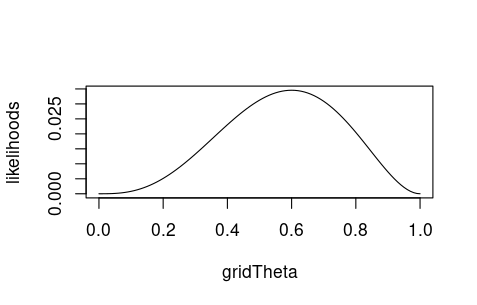

The R source for this figure:
setwd("~/Desktop/GithubIO/joanpaak.github.io-main/blathers/NormaaliUskotattavuus/")

y = c(1, 0, 1, 1, 0) 

likelihood = function(y, theta){
  likelihoods = rep(NaN, length(y))
  
  for(i in 1:length(y)){
    if(y[i] == 0){
      likelihoods[i] = 1 - theta
    } else if(y[i] == 1){
      likelihoods[i] = theta
    }
  }
  
  return(prod(likelihoods))
}

gridMin  = 0
gridMax  = 1
gridStep = 0.01

gridTheta = seq(from = gridMin, to = gridMax, by = gridStep)  

likelihoods = rep(NaN, length(gridTheta))          

for(i in 1:length(gridTheta)){
  likelihoods[i] = likelihood(y, gridTheta[i])
}    

plot(gridTheta, likelihoods, type = "l")  
